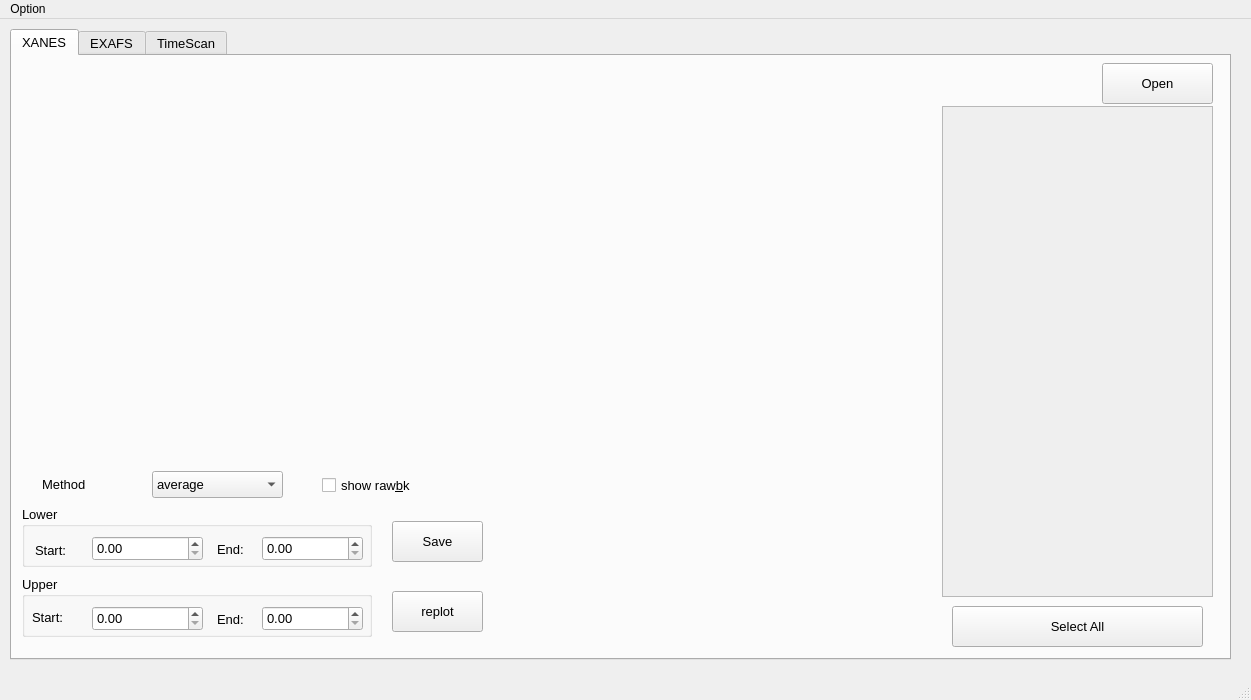
<?xml version="1.0" encoding="UTF-8"?>
<ui version="4.0">
 <class>MainWindow</class>
 <widget class="QMainWindow" name="MainWindow">
  <property name="geometry">
   <rect>
    <x>0</x>
    <y>0</y>
    <width>1251</width>
    <height>700</height>
   </rect>
  </property>
  <property name="windowTitle">
   <string>MainWindow</string>
  </property>
  <widget class="QWidget" name="centralwidget">
   <widget class="QTabWidget" name="tabWidget">
    <property name="geometry">
     <rect>
      <x>10</x>
      <y>10</y>
      <width>1221</width>
      <height>631</height>
     </rect>
    </property>
    <property name="font">
     <font>
      <family>Arial</family>
      <pointsize>10</pointsize>
     </font>
    </property>
    <property name="currentIndex">
     <number>0</number>
    </property>
    <widget class="QWidget" name="tab_3">
     <attribute name="title">
      <string>XANES</string>
     </attribute>
     <widget class="QPushButton" name="pushButton_10">
      <property name="geometry">
       <rect>
        <x>940</x>
        <y>550</y>
        <width>251</width>
        <height>41</height>
       </rect>
      </property>
      <property name="font">
       <font>
        <family>Arial</family>
        <pointsize>10</pointsize>
       </font>
      </property>
      <property name="text">
       <string>Select All</string>
      </property>
     </widget>
     <widget class="QGroupBox" name="groupBox">
      <property name="geometry">
       <rect>
        <x>10</x>
        <y>450</y>
        <width>350</width>
        <height>61</height>
       </rect>
      </property>
      <property name="font">
       <font>
        <family>Arial</family>
        <pointsize>10</pointsize>
        <weight>50</weight>
        <bold>false</bold>
       </font>
      </property>
      <property name="title">
       <string>Lower</string>
      </property>
      <widget class="QDoubleSpinBox" name="dsB_pre_end">
       <property name="geometry">
        <rect>
         <x>240</x>
         <y>30</y>
         <width>101</width>
         <height>25</height>
        </rect>
       </property>
       <property name="font">
        <font>
         <family>Arial</family>
         <pointsize>10</pointsize>
        </font>
       </property>
       <property name="maximum">
        <double>30000.000000000000000</double>
       </property>
      </widget>
      <widget class="QLabel" name="label_2">
       <property name="geometry">
        <rect>
         <x>195</x>
         <y>35</y>
         <width>41</width>
         <height>16</height>
        </rect>
       </property>
       <property name="font">
        <font>
         <family>Arial</family>
         <pointsize>10</pointsize>
        </font>
       </property>
       <property name="text">
        <string>End:</string>
       </property>
      </widget>
      <widget class="QLabel" name="label">
       <property name="geometry">
        <rect>
         <x>13</x>
         <y>34</y>
         <width>51</width>
         <height>20</height>
        </rect>
       </property>
       <property name="font">
        <font>
         <family>Arial</family>
         <pointsize>10</pointsize>
        </font>
       </property>
       <property name="text">
        <string>Start:</string>
       </property>
      </widget>
      <widget class="QDoubleSpinBox" name="dsB_pre_start">
       <property name="geometry">
        <rect>
         <x>70</x>
         <y>30</y>
         <width>111</width>
         <height>25</height>
        </rect>
       </property>
       <property name="font">
        <font>
         <family>Arial</family>
         <pointsize>10</pointsize>
        </font>
       </property>
       <property name="maximum">
        <double>30000.000000000000000</double>
       </property>
      </widget>
     </widget>
     <widget class="QPushButton" name="pushButton_13">
      <property name="geometry">
       <rect>
        <x>380</x>
        <y>465</y>
        <width>91</width>
        <height>41</height>
       </rect>
      </property>
      <property name="font">
       <font>
        <family>Arial</family>
        <pointsize>10</pointsize>
       </font>
      </property>
      <property name="text">
       <string>Save</string>
      </property>
     </widget>
     <widget class="QPushButton" name="pushButton_11">
      <property name="geometry">
       <rect>
        <x>380</x>
        <y>535</y>
        <width>91</width>
        <height>41</height>
       </rect>
      </property>
      <property name="font">
       <font>
        <family>Arial</family>
        <pointsize>10</pointsize>
       </font>
      </property>
      <property name="text">
       <string>replot</string>
      </property>
     </widget>
     <widget class="QGroupBox" name="groupBox_2">
      <property name="geometry">
       <rect>
        <x>10</x>
        <y>520</y>
        <width>350</width>
        <height>61</height>
       </rect>
      </property>
      <property name="font">
       <font>
        <family>Arial</family>
        <pointsize>10</pointsize>
        <weight>50</weight>
        <bold>false</bold>
       </font>
      </property>
      <property name="title">
       <string>Upper</string>
      </property>
      <widget class="QDoubleSpinBox" name="dsB_post_end">
       <property name="geometry">
        <rect>
         <x>240</x>
         <y>30</y>
         <width>101</width>
         <height>25</height>
        </rect>
       </property>
       <property name="font">
        <font>
         <family>Arial</family>
         <pointsize>10</pointsize>
        </font>
       </property>
       <property name="maximum">
        <double>30000.000000000000000</double>
       </property>
      </widget>
      <widget class="QLabel" name="label_3">
       <property name="geometry">
        <rect>
         <x>195</x>
         <y>35</y>
         <width>41</width>
         <height>16</height>
        </rect>
       </property>
       <property name="font">
        <font>
         <family>Arial</family>
         <pointsize>10</pointsize>
        </font>
       </property>
       <property name="text">
        <string>End:</string>
       </property>
      </widget>
      <widget class="QLabel" name="label_4">
       <property name="geometry">
        <rect>
         <x>10</x>
         <y>31</y>
         <width>51</width>
         <height>20</height>
        </rect>
       </property>
       <property name="font">
        <font>
         <family>Arial</family>
         <pointsize>10</pointsize>
        </font>
       </property>
       <property name="text">
        <string>Start:</string>
       </property>
      </widget>
      <widget class="QDoubleSpinBox" name="dsB_post_start">
       <property name="geometry">
        <rect>
         <x>70</x>
         <y>30</y>
         <width>111</width>
         <height>25</height>
        </rect>
       </property>
       <property name="font">
        <font>
         <family>Arial</family>
         <pointsize>10</pointsize>
        </font>
       </property>
       <property name="maximum">
        <double>30000.000000000000000</double>
       </property>
      </widget>
     </widget>
     <widget class="QPushButton" name="pushButton">
      <property name="geometry">
       <rect>
        <x>1090</x>
        <y>7</y>
        <width>111</width>
        <height>41</height>
       </rect>
      </property>
      <property name="font">
       <font>
        <family>Arial</family>
        <pointsize>10</pointsize>
       </font>
      </property>
      <property name="text">
       <string>Open</string>
      </property>
     </widget>
     <widget class="QScrollArea" name="scrollArea">
      <property name="geometry">
       <rect>
        <x>930</x>
        <y>50</y>
        <width>271</width>
        <height>491</height>
       </rect>
      </property>
      <property name="font">
       <font>
        <family>Arial</family>
        <pointsize>10</pointsize>
       </font>
      </property>
      <property name="widgetResizable">
       <bool>true</bool>
      </property>
      <widget class="QWidget" name="scrollAreaWidgetContents">
       <property name="geometry">
        <rect>
         <x>0</x>
         <y>0</y>
         <width>269</width>
         <height>489</height>
        </rect>
       </property>
      </widget>
     </widget>
     <widget class="QWidget" name="widget" native="true">
      <property name="geometry">
       <rect>
        <x>20</x>
        <y>20</y>
        <width>461</width>
        <height>381</height>
       </rect>
      </property>
      <property name="font">
       <font>
        <family>Arial</family>
        <pointsize>10</pointsize>
       </font>
      </property>
     </widget>
     <widget class="QWidget" name="widget_2" native="true">
      <property name="geometry">
       <rect>
        <x>500</x>
        <y>20</y>
        <width>411</width>
        <height>561</height>
       </rect>
      </property>
      <property name="font">
       <font>
        <family>Arial</family>
        <pointsize>10</pointsize>
       </font>
      </property>
     </widget>
     <widget class="QComboBox" name="combo_fynctype">
      <property name="geometry">
       <rect>
        <x>140</x>
        <y>415</y>
        <width>131</width>
        <height>27</height>
       </rect>
      </property>
      <property name="font">
       <font>
        <family>Arial</family>
        <pointsize>10</pointsize>
       </font>
      </property>
      <property name="currentIndex">
       <number>0</number>
      </property>
      <item>
       <property name="text">
        <string>average</string>
       </property>
      </item>
      <item>
       <property name="text">
        <string>linear</string>
       </property>
      </item>
      <item>
       <property name="text">
        <string>victoreen</string>
       </property>
      </item>
     </widget>
     <widget class="QLabel" name="label_7">
      <property name="geometry">
       <rect>
        <x>30</x>
        <y>420</y>
        <width>81</width>
        <height>17</height>
       </rect>
      </property>
      <property name="font">
       <font>
        <family>Arial</family>
        <pointsize>10</pointsize>
       </font>
      </property>
      <property name="text">
       <string>Method</string>
      </property>
     </widget>
     <widget class="QCheckBox" name="checkBox_2">
      <property name="geometry">
       <rect>
        <x>310</x>
        <y>418</y>
        <width>141</width>
        <height>22</height>
       </rect>
      </property>
      <property name="font">
       <font>
        <family>Arial</family>
        <pointsize>10</pointsize>
       </font>
      </property>
      <property name="text">
       <string>show raw&amp;bk</string>
      </property>
     </widget>
    </widget>
    <widget class="QWidget" name="tab_2">
     <attribute name="title">
      <string>EXAFS</string>
     </attribute>
     <widget class="QGroupBox" name="groupBox_3">
      <property name="geometry">
       <rect>
        <x>20</x>
        <y>50</y>
        <width>211</width>
        <height>71</height>
       </rect>
      </property>
      <property name="font">
       <font>
        <pointsize>11</pointsize>
       </font>
      </property>
      <property name="title">
       <string>k weight(x)</string>
      </property>
      <widget class="QRadioButton" name="rB_kpower0">
       <property name="geometry">
        <rect>
         <x>10</x>
         <y>35</y>
         <width>41</width>
         <height>20</height>
        </rect>
       </property>
       <property name="font">
        <font>
         <pointsize>11</pointsize>
        </font>
       </property>
       <property name="text">
        <string>0</string>
       </property>
      </widget>
      <widget class="QRadioButton" name="rB_kpower1">
       <property name="geometry">
        <rect>
         <x>60</x>
         <y>35</y>
         <width>41</width>
         <height>20</height>
        </rect>
       </property>
       <property name="font">
        <font>
         <pointsize>11</pointsize>
        </font>
       </property>
       <property name="text">
        <string>1</string>
       </property>
      </widget>
      <widget class="QRadioButton" name="rB_kpower2">
       <property name="geometry">
        <rect>
         <x>110</x>
         <y>35</y>
         <width>41</width>
         <height>20</height>
        </rect>
       </property>
       <property name="font">
        <font>
         <pointsize>11</pointsize>
        </font>
       </property>
       <property name="text">
        <string>2</string>
       </property>
      </widget>
      <widget class="QRadioButton" name="rB_kpower3">
       <property name="geometry">
        <rect>
         <x>160</x>
         <y>35</y>
         <width>41</width>
         <height>20</height>
        </rect>
       </property>
       <property name="font">
        <font>
         <pointsize>11</pointsize>
        </font>
       </property>
       <property name="text">
        <string>3</string>
       </property>
      </widget>
     </widget>
     <widget class="QWidget" name="widget_4" native="true">
      <property name="geometry">
       <rect>
        <x>20</x>
        <y>140</y>
        <width>791</width>
        <height>451</height>
       </rect>
      </property>
     </widget>
     <widget class="QScrollArea" name="scrollArea_3">
      <property name="geometry">
       <rect>
        <x>850</x>
        <y>70</y>
        <width>351</width>
        <height>501</height>
       </rect>
      </property>
      <property name="widgetResizable">
       <bool>true</bool>
      </property>
      <widget class="QWidget" name="scrollAreaWidgetContents_3">
       <property name="geometry">
        <rect>
         <x>0</x>
         <y>0</y>
         <width>349</width>
         <height>499</height>
        </rect>
       </property>
      </widget>
     </widget>
     <widget class="QPushButton" name="pB_openchi">
      <property name="geometry">
       <rect>
        <x>1100</x>
        <y>10</y>
        <width>101</width>
        <height>41</height>
       </rect>
      </property>
      <property name="font">
       <font>
        <pointsize>14</pointsize>
       </font>
      </property>
      <property name="text">
       <string>Open</string>
      </property>
     </widget>
     <widget class="QFrame" name="frame">
      <property name="geometry">
       <rect>
        <x>250</x>
        <y>20</y>
        <width>541</width>
        <height>101</height>
       </rect>
      </property>
      <property name="frameShape">
       <enum>QFrame::WinPanel</enum>
      </property>
      <property name="frameShadow">
       <enum>QFrame::Raised</enum>
      </property>
      <widget class="QLabel" name="label_6">
       <property name="geometry">
        <rect>
         <x>380</x>
         <y>40</y>
         <width>61</width>
         <height>21</height>
        </rect>
       </property>
       <property name="font">
        <font>
         <pointsize>10</pointsize>
        </font>
       </property>
       <property name="text">
        <string>Neg.</string>
       </property>
      </widget>
      <widget class="QLabel" name="label_5">
       <property name="geometry">
        <rect>
         <x>120</x>
         <y>40</y>
         <width>61</width>
         <height>21</height>
        </rect>
       </property>
       <property name="font">
        <font>
         <pointsize>10</pointsize>
        </font>
       </property>
       <property name="text">
        <string>Pos.</string>
       </property>
      </widget>
      <widget class="QComboBox" name="comBox_Pos">
       <property name="geometry">
        <rect>
         <x>10</x>
         <y>60</y>
         <width>251</width>
         <height>26</height>
        </rect>
       </property>
      </widget>
      <widget class="QComboBox" name="comBox_Neg">
       <property name="geometry">
        <rect>
         <x>280</x>
         <y>60</y>
         <width>251</width>
         <height>26</height>
        </rect>
       </property>
      </widget>
      <widget class="QCheckBox" name="checkBox">
       <property name="geometry">
        <rect>
         <x>20</x>
         <y>10</y>
         <width>171</width>
         <height>18</height>
        </rect>
       </property>
       <property name="font">
        <font>
         <pointsize>10</pointsize>
        </font>
       </property>
       <property name="text">
        <string>plot diff chi(k)</string>
       </property>
      </widget>
     </widget>
     <widget class="QPushButton" name="pB_addchi">
      <property name="geometry">
       <rect>
        <x>850</x>
        <y>10</y>
        <width>101</width>
        <height>41</height>
       </rect>
      </property>
      <property name="font">
       <font>
        <pointsize>14</pointsize>
       </font>
      </property>
      <property name="text">
       <string>Add</string>
      </property>
     </widget>
    </widget>
    <widget class="QWidget" name="tab">
     <attribute name="title">
      <string>TimeScan</string>
     </attribute>
     <widget class="QPushButton" name="pushButton_7">
      <property name="geometry">
       <rect>
        <x>10</x>
        <y>20</y>
        <width>101</width>
        <height>41</height>
       </rect>
      </property>
      <property name="text">
       <string>Open</string>
      </property>
     </widget>
     <widget class="QPushButton" name="pushButton_9">
      <property name="geometry">
       <rect>
        <x>40</x>
        <y>550</y>
        <width>241</width>
        <height>41</height>
       </rect>
      </property>
      <property name="text">
       <string>Save Sum</string>
      </property>
     </widget>
     <widget class="QScrollArea" name="scrollArea_2">
      <property name="geometry">
       <rect>
        <x>20</x>
        <y>70</y>
        <width>281</width>
        <height>471</height>
       </rect>
      </property>
      <property name="widgetResizable">
       <bool>true</bool>
      </property>
      <widget class="QWidget" name="scrollAreaWidgetContents_2">
       <property name="geometry">
        <rect>
         <x>0</x>
         <y>0</y>
         <width>279</width>
         <height>469</height>
        </rect>
       </property>
      </widget>
     </widget>
     <widget class="QWidget" name="widget_3" native="true">
      <property name="geometry">
       <rect>
        <x>330</x>
        <y>20</y>
        <width>871</width>
        <height>571</height>
       </rect>
      </property>
     </widget>
     <widget class="QPushButton" name="pushButton_2">
      <property name="geometry">
       <rect>
        <x>130</x>
        <y>20</y>
        <width>181</width>
        <height>41</height>
       </rect>
      </property>
      <property name="text">
       <string>Select/Release All</string>
      </property>
     </widget>
    </widget>
   </widget>
  </widget>
  <widget class="QMenuBar" name="menubar">
   <property name="geometry">
    <rect>
     <x>0</x>
     <y>0</y>
     <width>1251</width>
     <height>31</height>
    </rect>
   </property>
   <widget class="QMenu" name="menuOption">
    <property name="title">
     <string>Option</string>
    </property>
    <addaction name="actionAuto_load"/>
    <addaction name="actionBoost"/>
   </widget>
   <addaction name="menuOption"/>
  </widget>
  <widget class="QStatusBar" name="statusbar"/>
  <action name="actionAuto_load">
   <property name="checkable">
    <bool>true</bool>
   </property>
   <property name="text">
    <string>auto load</string>
   </property>
  </action>
  <action name="actionBoost">
   <property name="checkable">
    <bool>true</bool>
   </property>
   <property name="text">
    <string>boost</string>
   </property>
  </action>
 </widget>
 <resources/>
 <connections/>
</ui>
